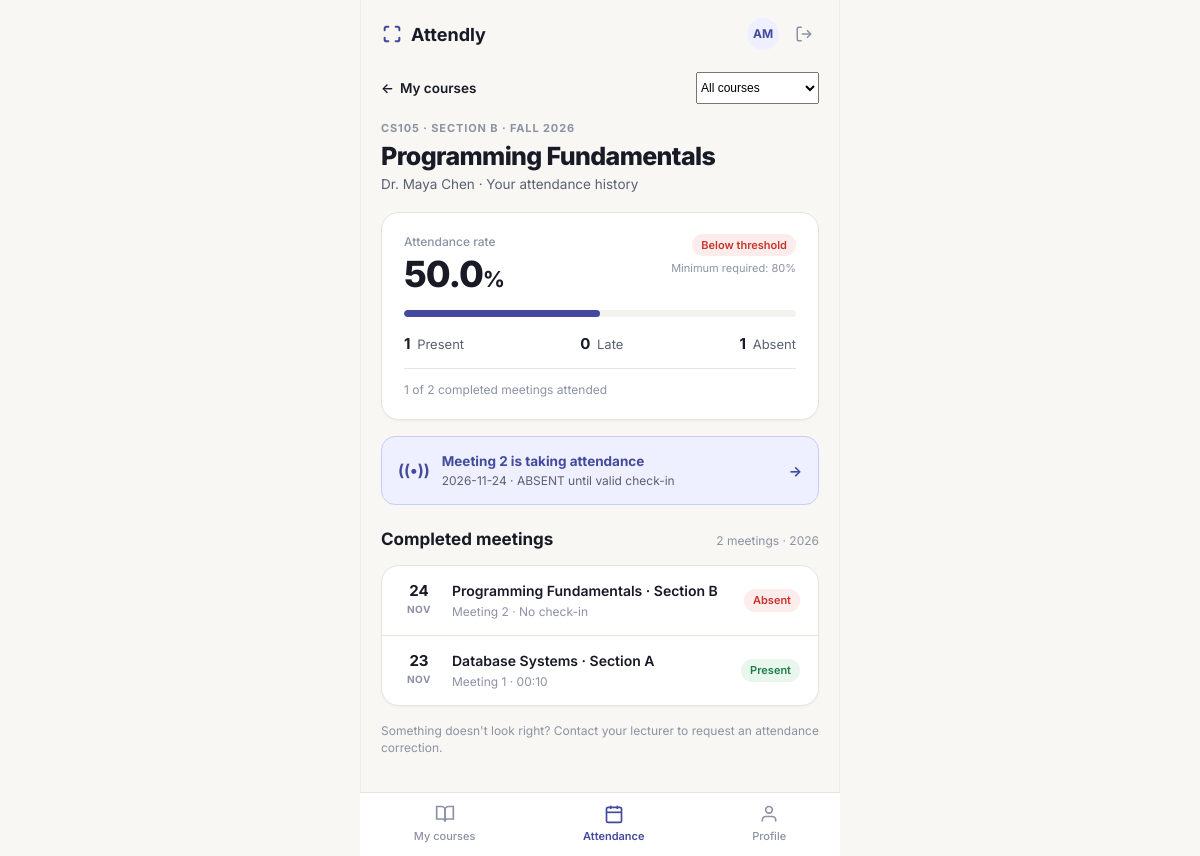
/student/attendance-history (signed in), run on the app's committed database.
### app/models/course_section.py (models this page shows, shortened)
class CourseSection(db.Model):
    __tablename__ = "course_sections"
    __table_args__ = (
        db.Index("idx_course_sections_course", "courseid"),
        db.Index("idx_course_sections_lecturer", "lecturerid"),
    )
    section_id = db.Column("sectionid", db.String(50), primary_key=True)
    course_id = db.Column(
        "courseid",
        db.String(50),
        db.ForeignKey(
            "courses.courseid",
            ondelete="RESTRICT",
            onupdate="CASCADE",
            name="fk_sections_course",
        ),
        nullable=False,
    )
    lecturer_id = db.Column(
        "lecturerid",
        db.String(50),
        db.ForeignKey(
            "lecturers.lecturerid",
            ondelete="SET NULL",
            onupdate="CASCADE",
            name="fk_sections_lecturer",
        ),
        nullable=True,
    )
    section_name = db.Column("sectionname", db.String(255), nullable=False)
    semester = db.Column("semester", db.String(50), nullable=False)
    room = db.Column("room", db.String(50), nullable=True)
    course = db.relationship("Course", back_populates="sections")
    lecturer = db.relationship(
        "Lecturer",
        back_populates="sections",
        foreign_keys=[lecturer_id],
    )
    enrollments = db.relationship(
        "Enrollment",
        back_populates="section",
        cascade="all, delete-orphan",
        passive_deletes=True,
        lazy="select",
    )
    attendance_sessions = db.relationship(
        "AttendanceSession",
        back_populates="section",
        cascade="all, delete-orphan",
        passive_deletes=True,
        lazy="select",
    )

### app/models/course.py (models this page shows, shortened)
class Course(db.Model):
    __tablename__ = "courses"
    __table_args__ = (
        db.CheckConstraint("credits > 0", name="ck_courses_credits_positive"),
    )
    course_id = db.Column("courseid", db.String(50), primary_key=True)
    course_name = db.Column("coursename", db.String(255), nullable=False)
    credits = db.Column("credits", db.Integer, nullable=False)
    sections = db.relationship(
        "CourseSection",
        back_populates="course",
        passive_deletes="all",
        lazy="select",
    )

### app/models/lecturer.py (models this page shows, shortened)
class Lecturer(User):
    __tablename__ = "lecturers"
    lecturer_id = db.Column(
        "lecturerid",
        db.String(50),
        primary_key=True,
    )
    user_id = db.Column(
        "userid",
        db.BigInteger,
        db.ForeignKey(
            "users.userid",
            ondelete="CASCADE",
            onupdate="CASCADE",
            name="fk_lecturers_user",
        ),
        unique=True,
        nullable=False,
    )
    fullname = db.Column(
        "fullname",
        db.String(255),
        nullable=False,
    )
    sections = db.relationship(
        "CourseSection",
        back_populates="lecturer",
        lazy="select",
    )
    __mapper_args__ = {
        "polymorphic_identity": "lecturer",
        "inherit_condition": (user_id == User.user_id),
    }
    @property
    def lecturerID(self) -> str:
        return self.lecturer_id
    @property
    def full_name(self) -> str:
        return self.fullname

### app/controllers/student_controller.py (the view, shortened to what this page needs)
@student_bp.route("/history", methods=["GET"])
@student_bp.route("/attendance-history", methods=["GET"])
@role_required("student")
def attendance_history():
    student_id = _current_student_id()
    if not student_id:
        if _wants_json():
            return jsonify({"success": False, "message": "Student profile not found."}), 404
        flash("Student profile not found.", "danger")
        return redirect(url_for("auth.login"))
    section_filter = (request.args.get("section_id") or "").strip()
    status_filter = (request.args.get("status") or "").strip().upper()
    sections, course_map, lecturer_map = _load_enrolled_sections(student_id)
    sec_lookup = {s.section_id: s for s in sections}
    sec_options = [
        {
            "section_id": s.section_id,
            "course_id": s.course_id,
            "course_name": course_map.get(s.course_id, {}).get("course_name", s.course_id),
            "section_name": s.section_name,
            "semester": s.semester,
            "room": s.room,
            "lecturer_name": lecturer_map.get(s.lecturer_id, "TBA"),
        }
        for s in sections
    ]
    rows = (
        db.session.query(AttendanceRecord, AttendanceSession)
        .join(AttendanceSession, AttendanceRecord.session_id == AttendanceSession.session_id)
        .filter(AttendanceRecord.student_id == student_id)
        .order_by(AttendanceSession.session_date.desc(), AttendanceSession.start_time.desc())
        .all()
    )
    now = datetime.now()
    open_sessions_by_sec = {}
    all_items = []
    by_section = {}
    for rec, sess in rows:
        sec = sec_lookup.get(sess.section_id)
        if not sec:
            sec = CourseSection.query.filter_by(section_id=sess.section_id).first()
        cid = sec.course_id if sec else ""
        c_name = course_map.get(cid, {}).get("course_name", cid)
        status_val = (rec.status or "ABSENT").upper()
        rem = _remaining_seconds(sess, now)
        item = {
            "record_id": rec.record_id,
            "session_id": sess.session_id,
            "section_id": sess.section_id,
            "course_id": cid,
            "course_name": c_name,
            "section_name": sec.section_name if sec else sess.section_id,
            "semester": sec.semester if sec else "",
            "room": sec.room if sec else None,
            "lecturer_name": lecturer_map.get(sec.lecturer_id, "TBA") if sec else "TBA",
            "session_date": sess.session_date.isoformat() if sess.session_date else None,
            "start_time": sess.start_time.isoformat() if sess.start_time else None,
            "end_time": sess.end_time.isoformat() if sess.end_time else None,
            "check_time": rec.check_time.isoformat() if rec.check_time else None,
            "status": status_val,
            "absent": bool(rec.absent),
            "is_open": rem > 0,
            "remaining_seconds": rem,
        }
        all_items.append(item)
        by_section.setdefault(sess.section_id, []).append(item)
        if rem > 0 and sess.section_id not in open_sessions_by_sec:
            open_sessions_by_sec[sess.section_id] = item
    filtered = []
    for item in all_items:
        if section_filter and item["section_id"] != section_filter:
            continue
        if status_filter and item["status"] != status_filter:
            continue
        filtered.append(item)
    summary = _summarize_records(filtered)
    section_summaries = [
        {
            **opt,
            **_summarize_records(by_section.get(opt["section_id"], [])),
        }
        for opt in sec_options
    ]
    current_section = None
    if section_filter:
        current_section = next((s for s in section_summaries if s["section_id"] == section_filter), None)
    if not current_section and section_summaries:
        current_section = section_summaries[0]
    open_session = None
    if section_filter and section_filter in open_sessions_by_sec:
        open_session = open_sessions_by_sec[section_filter]
    elif open_sessions_by_sec:
        open_session = next(iter(open_sessions_by_sec.values()))
    return render_template(
        "student/attendance_history.html",
        records=filtered,
        sections=sec_options,
        current_section=current_section,
        open_session=open_session,
        summary=summary,
        section_summaries=section_summaries,
        filters={"section_id": section_filter, "status": status_filter},
    )

### app/views/templates/student/attendance_history.html (shortened to what this page needs)
{% extends "base.html" %}
{% block extra_css %}
<link rel="stylesheet" href="{{ url_for('static', filename='css/student.css') }}">
{% endblock %}
{% block student_content %}
{% set rec_list = records if records is defined else [] %}
{% set sec_list = sections if sections is defined else [] %}
{% set cur_sec = current_section if current_section is defined and current_section else (sec_list[0] if sec_list else None) %}
{% set sum_data = summary if summary is defined else {'total': 0, 'present': 0, 'late': 0, 'excused': 0, 'absent': 0, 'attendance_rate': 0} %}
{% set live_item = open_session if open_session is defined and open_session else None %}
{% set cur_filter = filters.get('section_id') if filters is defined else '' %}
<div class="stu-back-bar">
    <a href="{{ url_for('student.courses_checkin') }}" class="stu-back-link">
        <span>&larr;</span>
        <span>My courses</span>
    </a>
    {% if sec_list|length > 1 %}
    <form method="GET" action="{{ url_for('student.attendance_history') }}">
        <select name="section_id" class="roster-filter-select" style="height: 32px; font-size: 12px;" onchange="this.form.submit()">
            <option value="" {% if not cur_filter %}selected{% endif %}>All courses</option>
        </select>
    </form>
    {% else %}
        <span style="color: var(--text-muted); font-weight: 700; letter-spacing: 0.1em;">&middot;&middot;&middot;</span>
    {% endif %}
</div>
{% if cur_sec %}
    <div class="stu-date-eyebrow">
        {{ cur_sec.course_id }} &middot; {{ cur_sec.section_name|upper }} &middot; {{ (cur_sec.semester or 'FALL 2026')|upper }}
    </div>
    <h1 class="stu-greeting-title" style="font-size: 25px; margin-top: 4px;">{{ cur_sec.course_name }}</h1>
    <p class="stu-greeting-sub">{{ cur_sec.lecturer_name or 'Dr. Maya Chen' }} &middot; Your attendance history</p>
{% else %}
    <div class="stu-date-eyebrow">FALL 2026</div>
    <h1 class="stu-greeting-title" style="font-size: 25px; margin-top: 4px;">Attendance History</h1>
    <p class="stu-greeting-sub">Your completed class meetings across enrolled courses</p>
{% endif %}
{% set rate_val = sum_data.get('attendance_rate', 0) %}
{% set attended_count = (sum_data.get('present', 0) + sum_data.get('late', 0)) %}
{% set total_count = sum_data.get('total', 0) %}
<div class="stu-rate-card">
    <div class="stu-rate-top">
        <div>
            <div class="stu-rate-label">Attendance rate</div>
            <div class="stu-rate-big">{{ rate_val }}<span>%</span></div>
        </div>
        <div style="text-align: right;">
            {% if total_count == 0 or rate_val >= 80 %}
                <span class="badge badge-success">On track</span>
            {% else %}
                <span class="badge badge-danger">Below threshold</span>
            {% endif %}
            <div class="stu-min-req">Minimum required: 80%</div>
        </div>
    </div>
    <div class="stu-progress-track">
        <div class="stu-progress-fill" style="width: {{ rate_val if total_count > 0 else 100 }}%;"></div>
    </div>
    <div class="stu-counts-row">
        <div><strong>{{ sum_data.get('present', 0) }}</strong> Present</div>
        <div><strong>{{ sum_data.get('late', 0) }}</strong> Late</div>
        <div><strong>{{ sum_data.get('absent', 0) }}</strong> Absent</div>
    </div>
    <div class="stu-completed-note">
        {{ attended_count }} of {{ total_count }} completed meetings attended
    </div>
</div>
{% if live_item %}
<a href="{{ url_for('student.courses_checkin') }}" class="stu-live-banner">
    <div class="stu-live-banner-left">
        <span style="font-size: 16px; font-weight: 700;">((&bull;))</span>
        <div>
            <div class="stu-live-banner-title">Meeting {{ live_item.session_id }} is taking attendance</div>
            <div class="stu-live-banner-sub">
                {{ live_item.session_date or 'Today' }} &middot;
                {% if live_item.status in ['PRESENT', 'LATE'] %}
                    Checked in ({{ live_item.status }})
                {% else %}
                    ABSENT until valid check-in
                {% endif %}
            </div>
        </div>
    </div>
    <span style="font-weight: 700;">&rarr;</span>
</a>
{% endif %}
<div class="stu-section-header">
    <h2 class="stu-section-title">Completed meetings</h2>
    <span class="stu-section-meta">{{ rec_list|length }} meetings &middot; 2026</span>
</div>
{% set month_names = {'01': 'JAN', '02': 'FEB', '03': 'MAR', '04': 'APR', '05': 'MAY', '06': 'JUN', '07': 'JUL', '08': 'AUG', '09': 'SEP', '10': 'OCT', '11': 'NOV', '12': 'DEC'} %}
<div class="stu-meetings-card">
    {% if rec_list %}
        {% for item in rec_list %}
            {% set s_date = item.session_date or '2026-10-19' %}
            {% set day_num = s_date[8:10] if s_date|length >= 10 else '19' %}
            {% set mon_num = s_date[5:7] if s_date|length >= 7 else '10' %}
            {% set mon_abbr = month_names.get(mon_num, 'OCT') %}
            {% set meeting_idx = (rec_list|length) - loop.index0 %}
            {% set st_up = (item.status or 'ABSENT')|upper %}
            <div class="stu-meeting-row">
                <div class="stu-meeting-left">
                    <div class="stu-date-box">
                        <div class="stu-date-day">{{ day_num }}</div>
                        <div class="stu-date-mon">{{ mon_abbr }}</div>
                    </div>
                    <div>
                        <div class="stu-meeting-title">
                            {{ item.course_name }} &middot; {{ item.section_name }}
                        </div>
                        <div class="stu-meeting-sub">
                            Meeting {{ meeting_idx }} &middot;
                            {% if item.check_time %}
                                {{ item.check_time[11:16] if item.check_time|length >= 16 else item.check_time }}
                            {% else %}
                                No check-in
                            {% endif %}
                        </div>
                    </div>
                </div>
                <div>
                    {% if st_up == 'PRESENT' %}
                        <span class="badge badge-success">Present</span>
                    {% elif st_up == 'LATE' %}
                        <span class="badge badge-warning">Late</span>
                    {% elif st_up == 'EXCUSED' %}
                        <span class="badge badge-info">Excused</span>
                    {% else %}
                        <span class="badge badge-danger">Absent</span>
                    {% endif %}
                </div>
            </div>
        {% endfor %}
    {% else %}
        <div style="padding: 32px 18px; text-align: center; color: var(--text-muted); font-size: 13px;">
            No attendance records recorded for your courses yet.
        </div>
    {% endif %}
</div>
<p class="stu-help-footnote">
    Something doesn't look right? Contact your lecturer to request an attendance correction.
</p>
{% endblock %}

### data on the page
CourseSection: course_id "CS105", section_name "SECTION B", semester "FALL 2026", section_name "Section B"
Course: course_name "Programming Fundamentals", course_name "Programming Fundamentals"
Lecturer: fullname "Dr. Maya Chen"
Course: course_name "Database Systems"
CourseSection: section_name "Section A"

### other printed values
{{ initials }} "AM"
{{ rate_val }} "50.0"
{{ sum_data.get('present', 0) }} "1"
{{ sum_data.get('late', 0) }} "0"
{{ sum_data.get('absent', 0) }} "1"
{{ attended_count }} "1"
{{ total_count }} "2"
{{ live_item.session_id }} "2"
{{ live_item.session_date or 'Today' }} "2026-11-24"
{{ rec_list|length }} "2"
{{ day_num }} "24" "23"
{{ mon_abbr }} "NOV" "NOV"
{{ meeting_idx }} "2" "1"
